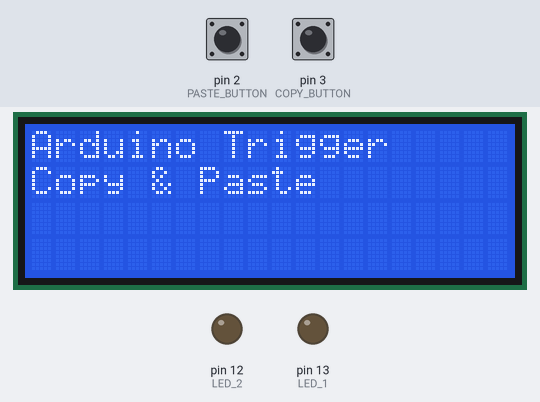
This sketch was run on a simulated Arduino Uno, built with avr-gcc and run on an emulated ATmega328P. Parts: 20×4 character LCD, output pins drawn as LEDs (lit = HIGH). Dashed ring = blinking. The test bench sets the inputs (shaded band); at power-on: pin 2 (PASTE_BUTTON) HIGH, pin 3 (COPY_BUTTON) HIGH. What the sketch prints to the serial monitor is not drawn.

Above: at 1.2 s.
1.3 s: pin 2 (PASTE_BUTTON) pulled LOW for 1 s
At 2.6 s:
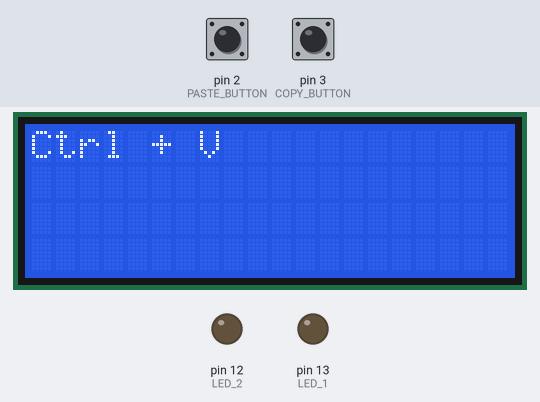
3.8 s: pin 3 (COPY_BUTTON) pulled LOW for 3.2 s
At 4.01 s:
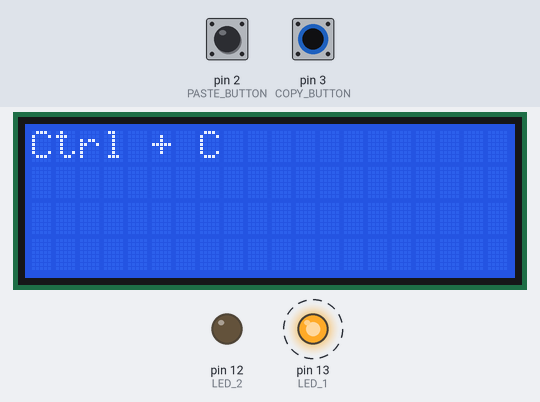
8.5 s: pin 2 (PASTE_BUTTON) pulled LOW for 0.15 s
At 8.61 s:
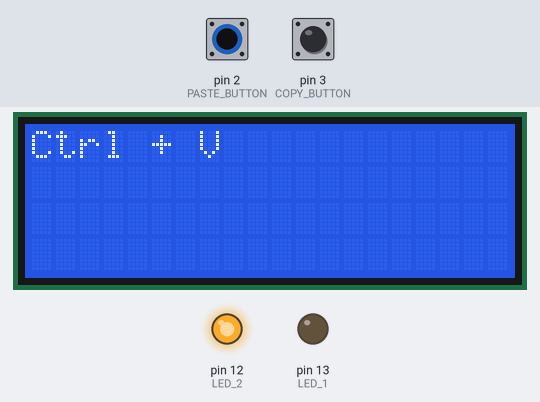
10.2 s: pin 2 (PASTE_BUTTON) pulled LOW for 3.2 s
At 10.41 s:
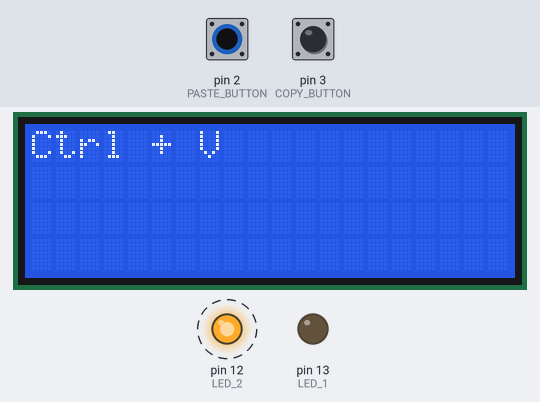
Timing chart, 0 to 15.1 s (numbered marks = the images above; inputs shaded):
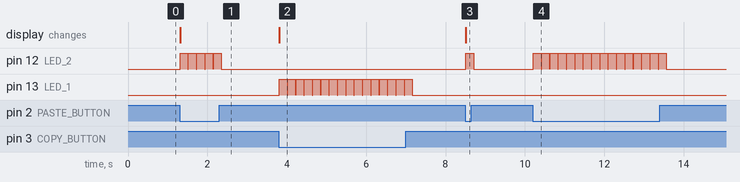

The sketch:

copy-paste-keyboard.ino
```cpp
#include <LiquidCrystal_I2C.h>
#define COPY_BUTTON 3
#define PASTE_BUTTON 2
#define LED_1 13
#define LED_2 12
#define COPY_STR "Ctrl + C"
#define PASTE_STR "Ctrl + V"

LiquidCrystal_I2C lcd(0x27, 20, 4);

void setup() {
  lcd.init();
  lcd.backlight();
  lcd.setCursor(0, 0);
  lcd.print("Arduino Trigger");
  lcd.setCursor(0, 1);
  lcd.print("Copy & Paste");

  Serial.begin(9600);
  pinMode(COPY_BUTTON, INPUT_PULLUP);
  pinMode(PASTE_BUTTON, INPUT_PULLUP);
  pinMode(LED_1, OUTPUT);
  pinMode(LED_2, OUTPUT);
}


void loop() {
  trigger(COPY_BUTTON, COPY_STR, LED_1);
  trigger(PASTE_BUTTON, PASTE_STR, LED_2);
}

 void trigger(int button, String msg, int led) {
  if (digitalRead(button) == 0) {
    Serial.println(msg);
    lcd.clear();
    lcd.print(msg);
    digitalWrite(led, HIGH);
    delay(200);
    digitalWrite(led, LOW);
  }
}
```

Measured:
- after the input at 1.3 s, pin 12 (LED_2): alternates HIGH for 0.20 s and LOW for 0.01 s, 10 changes in all, then stays LOW, starting at once; the display: changes at once (image 1)
- after the input at 3.8 s, pin 13 (LED_1): alternates HIGH for 0.20 s and LOW for 0.01 s, 32 changes in all, then stays LOW, starting at once; the display: changes at once (image 2)
- after the input at 8.5 s, pin 12 (LED_2): LOW → HIGH at once, → LOW 0.20 s later; the display: changes at once (image 3)
- after the input at 10.2 s, pin 12 (LED_2): alternates HIGH for 0.20 s and LOW for 0.01 s, 32 changes in all, then stays LOW, starting at once
